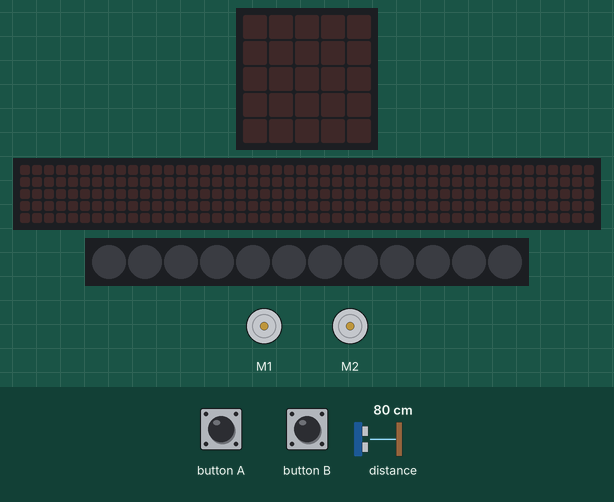
Bench run of a program on a simulated BBC micro:bit (MakeCode). On the bench: the board's 5×5 LED display, 2 × DC motor (green arrow = forward, orange = backward, longer = faster), a strip that is not on the board, showing the scrolling text unrolled, 12 RGB LEDs in strip order, left to right. The inputs (shaded band) are chosen by the test bench; at power-on: distance to the obstacle 80 cm. Dim RGB values are drawn brighter than linear; the 48×5 strip is a reading aid, not a part: it shows the text the display is scrolling, unrolled, one strip-width of it at a time.

Above: at 1.7 s.
1.8 s: button A pressed for 0.15 s
At 2.5 s:
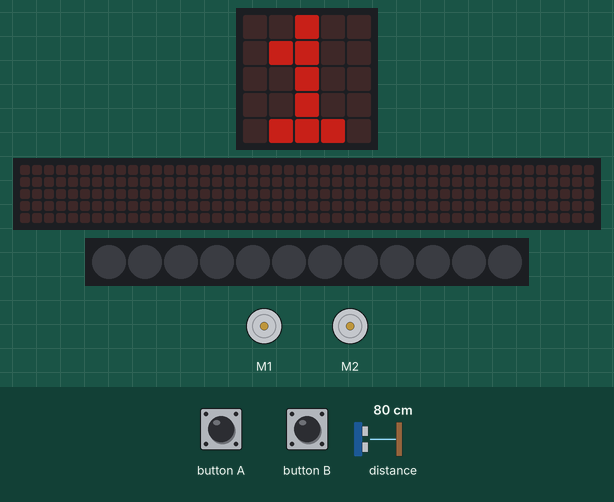
At 4.0 s:
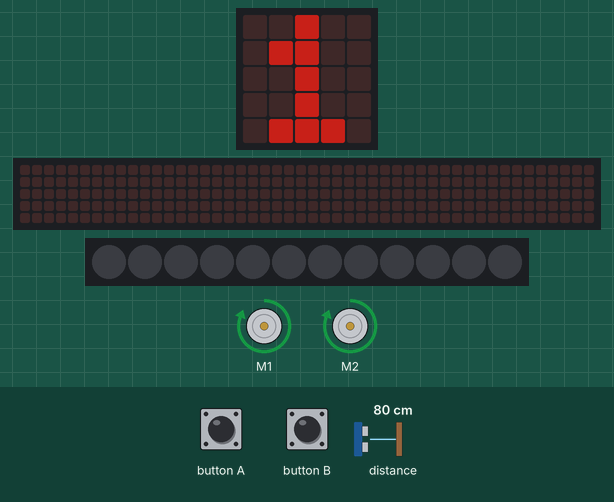
4.9 s: button B pressed for 0.15 s
At 5.14 s:
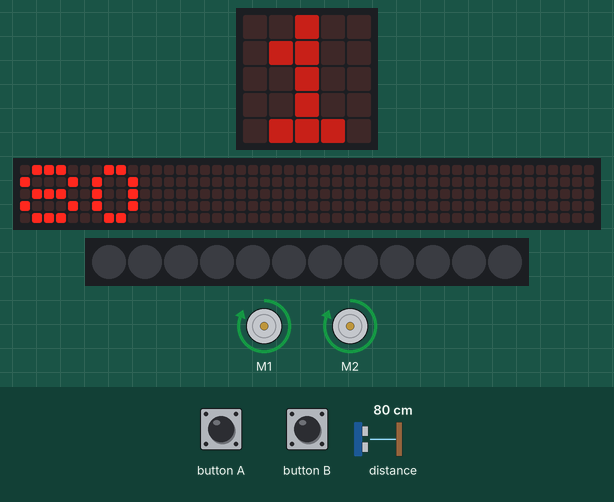
5.6 s: button A pressed for 0.15 s
6.3 s: button A pressed for 0.15 s
9.7 s: button B pressed for 0.15 s
10.4 s: distance to the obstacle set to 4 cm
At 11.69 s:
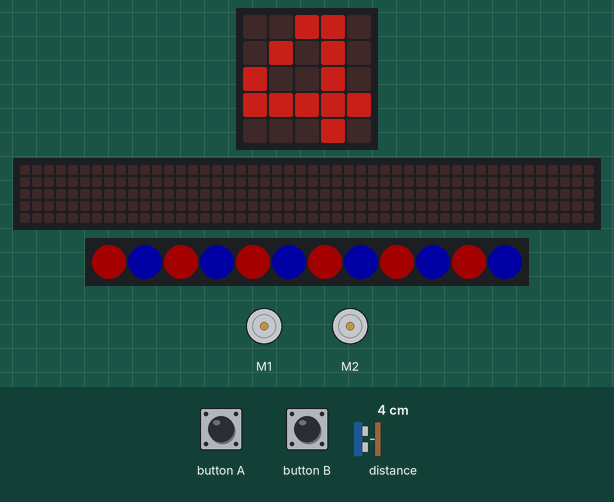
Timing chart, 0 to 13.4 s (numbered marks = the images above; inputs shaded):
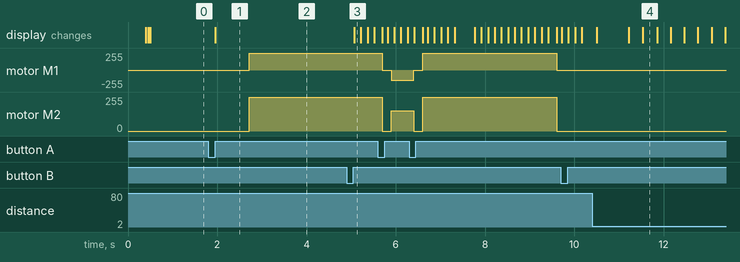

Measured:
- after the input at 1.8 s, motor M1, motor M2: stopped → forward 255/255 after 0.92 s; the display: changes after 0.15 s (image 1)
- after the input at 4.9 s, the display: changes after 0.17 s (image 3)
- after the input at 10.4 s, the display: first differs from a run without the input after 0.82 s (image 4 shows a later state)

The program:

main.ts
```typescript
input.onButtonPressed(Button.A, function () {
    tellerA += 1
    tellerB = 0
    basic.showNumber(tellerA)
    if (tellerA == 1) {
        bitbot.goms(BBDirection.Forward, 100, 3000)
        basic.pause(200)
        bitbot.rotatems(BBRobotDirection.Left, 60, 500)
        basic.pause(200)
        bitbot.goms(BBDirection.Forward, 100, 3000)
    } else if (tellerA == 2) {
        bitbot.setLedColor(0xFF0000)
        for (let indeks = 0; indeks <= 5; indeks++) {
            bitbot.setPixelColor(indeks * 2, 0x0000FF)
        }
        bitbot.ledShow()
    } else if (tellerA == 3) {
        bitbot.ledRainbow()
        bitbot.ledShow()
    } else if (tellerA > 9) {
        bitbot.ledClear()
        tellerA = 0
        basic.showNumber(tellerA)
    } else {

    }
})
input.onButtonPressed(Button.B, function () {
    tellerB += 1
    if (tellerB > 5) {
        tellerB = 0
    }
})
let tellerB = 0
let tellerA = 0
bitbot.select_model(BBModel.Auto)
bitbot.ledClear()
led.setBrightness(5)
basic.showLeds(`
    # # # # #
    # # # # #
    # # # # #
    # # # # #
    # # # # #
    `)
led.setBrightness(255)
basic.pause(50)
led.setBrightness(100)
basic.pause(50)
basic.clearScreen()
tellerA = 0
tellerB = 0
basic.forever(function () {
    if (tellerA != 0) {
        bitbot.ledRotate()
        bitbot.ledShow()
        basic.pause(15)
    }
})
basic.forever(function () {
    if (tellerB == 1) {
        basic.showNumber(bitbot.sonar(BBPingUnit.Centimeters))
        basic.showString("cm")
        basic.pause(500)
    } else if (tellerB == 2) {
        basic.showNumber(bitbot.readLine(BBLineSensor.Left))
    } else if (tellerB == 3) {
        basic.showNumber(bitbot.readLight(BBLightSensor.Left))
    } else {

    }
})
```

test.ts
```typescript
// testene settes inn her; disse vil ikke kompilert så lenge denne pakken blir brukt som en utvidelse.
```
